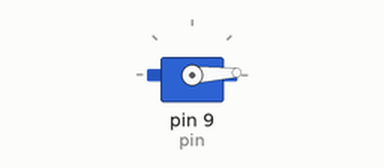
Simulated run of this sketch. Board: Arduino Uno, built with avr-gcc and run on an emulated ATmega328P. Shown: servo.

Above: at 0.05 s.
At 1.3 s:
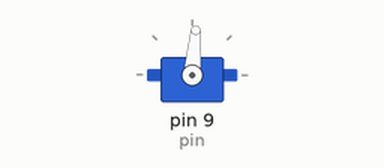
At 2.6 s:
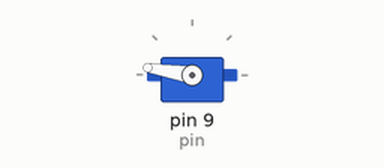
At 5.2 s:
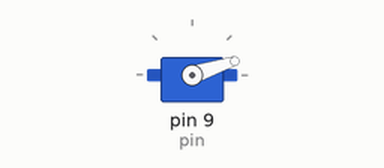
Timing chart, 0 to 7.1 s (numbered marks = the images above):
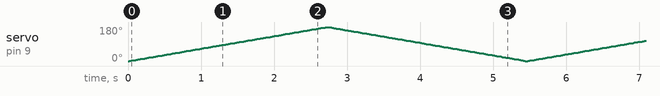

The sketch:

Motor_code.ino
```cpp
#include <Servo.h>

Servo servo;

int pin = 9;
int pos = 0; //position is influenced by sensor


void setup() {

  //initialise motors

  servo.attach(pin);
}

void loop() {

  //take in signal from motor
  //write which direction to move in

   for (pos = 0; pos <= 180; pos += 1) { // goes from 0 degrees to 180 degrees
    // in steps of 1 degree
    servo.write(pos);
    delay(15);                     // waits 15ms for the servo to reach the position
  }
  for (pos = 180; pos >= 0; pos -= 1) { // goes from 180 degrees to 0 degrees
    servo.write(pos);            // tell servo to go to position in variable 'pos'
    delay(15);
  }
}
```
